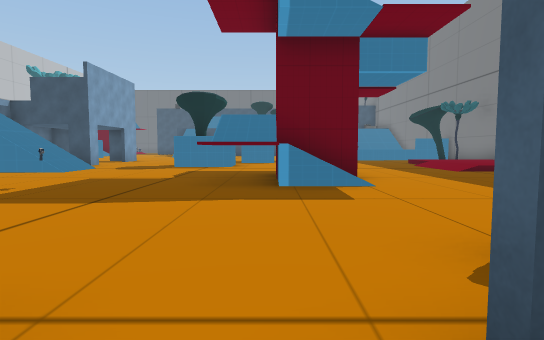
[1] (above)

24 first-person views from a walk through a scene from a Unity 3-D project. The camera is 1.2 m above the floor, tilts 4° down and sees 80° across. The floor is counted in squares, 2 m on a side. Each view is taken from the middle of a square. On the plan, view 1 faces up. The plan holds only what a view shows up to about 10 squares ahead; the rest is blank. The place goes on beyond the plan. The player character is not drawn. Some surface patterns are stand-ins.

[2]
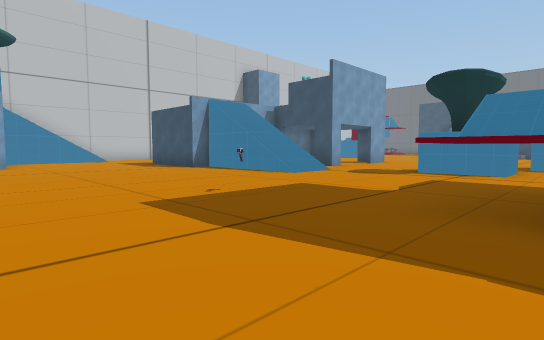

[3]
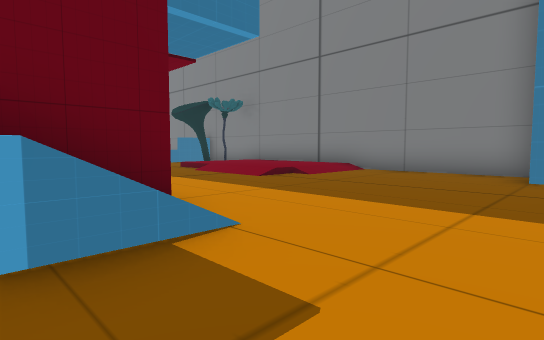

[4]
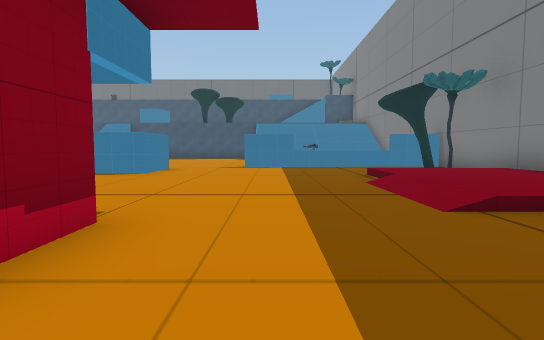

[5]
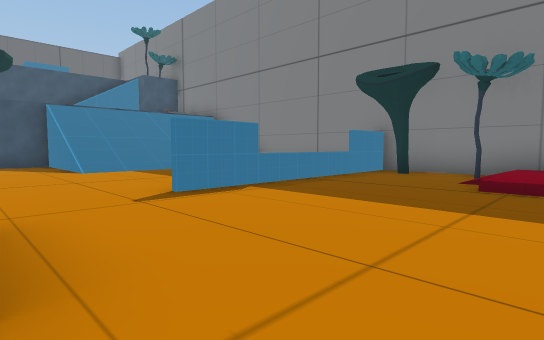

[6]
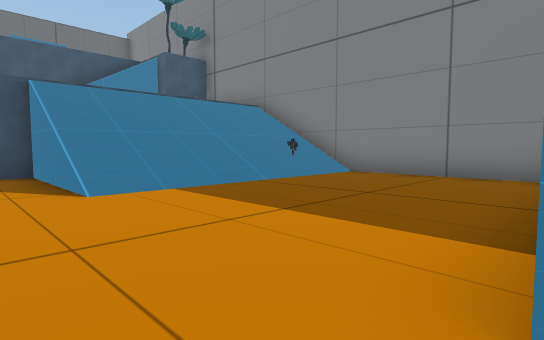

[7]
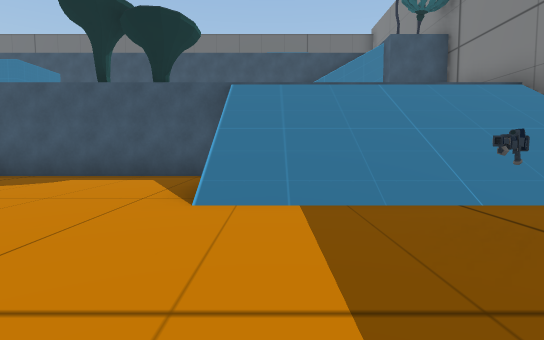

[8]
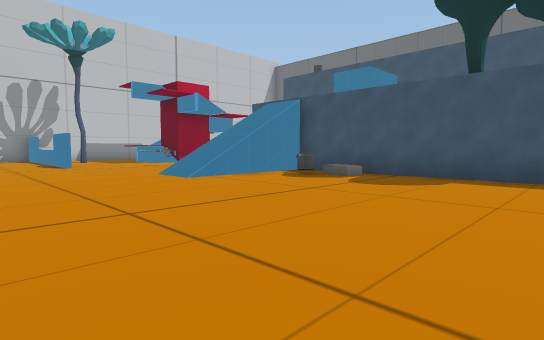

[9]
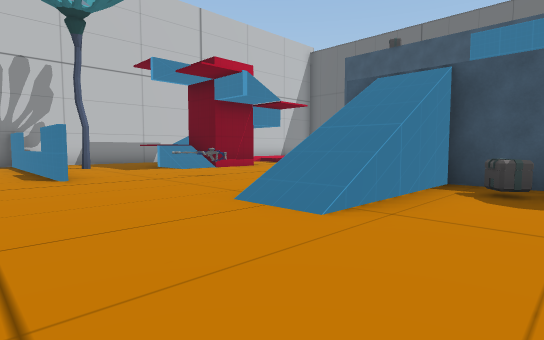

[10]
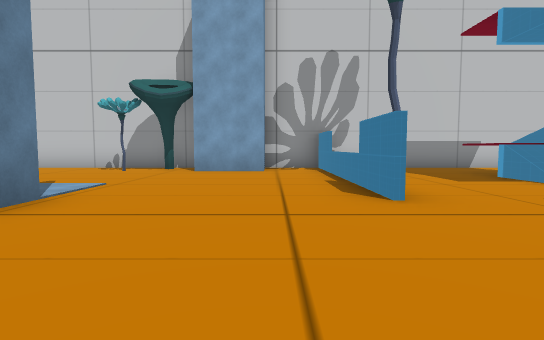

[11]
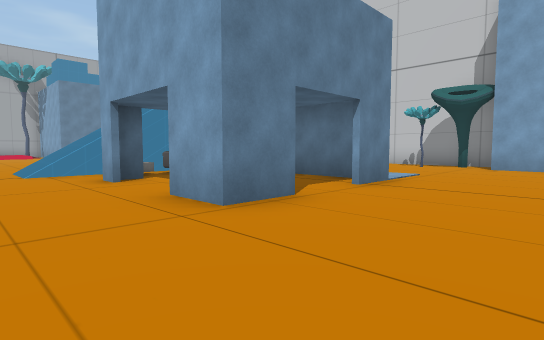

[12]
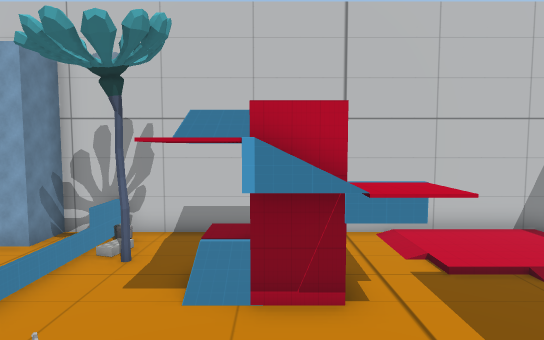

[13]
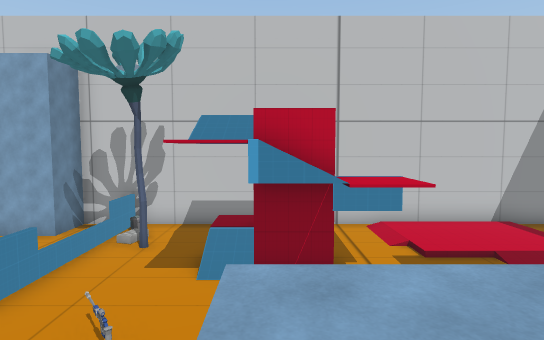

[14]
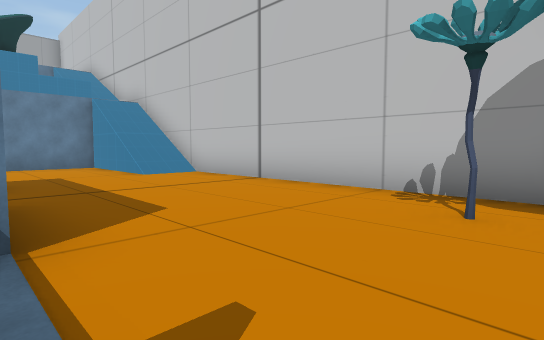

[15]
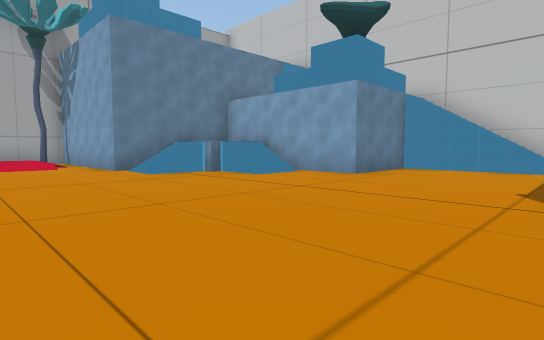

[16]
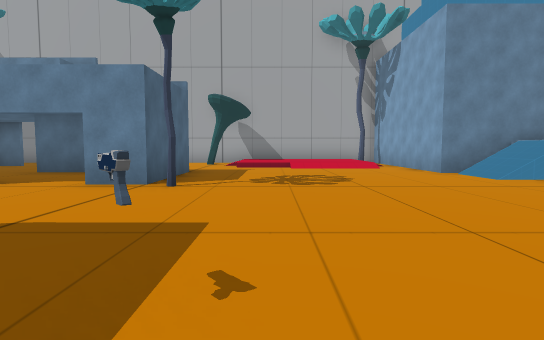

[17]
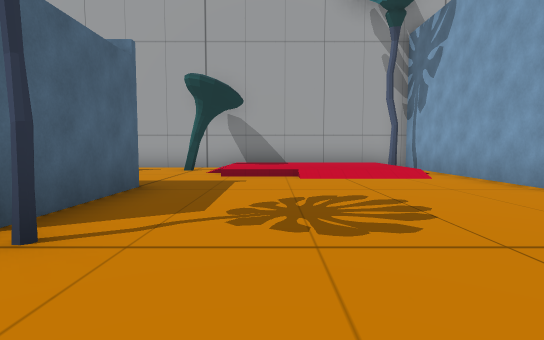

[18]
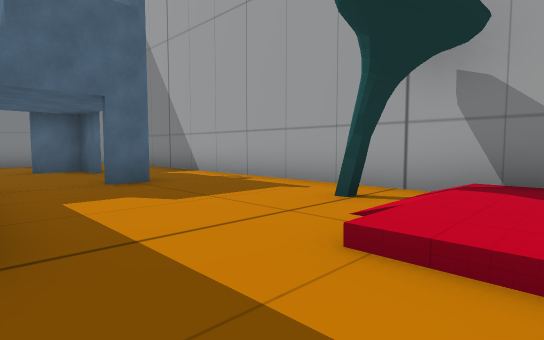

[19]
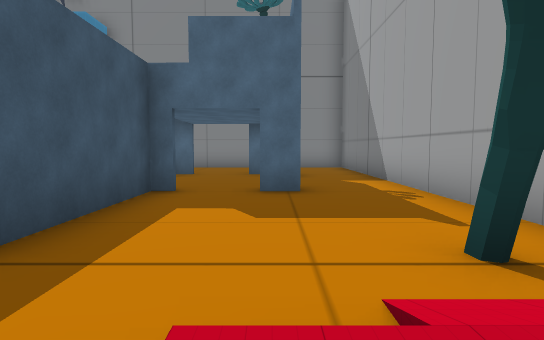

[20]
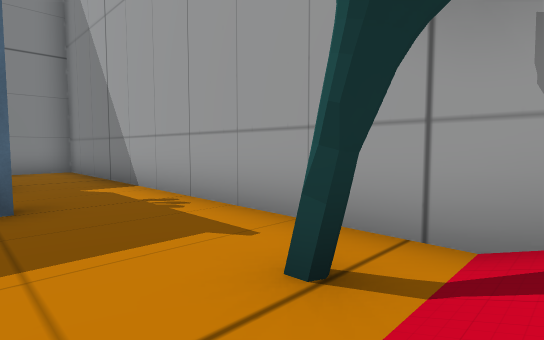

[21]
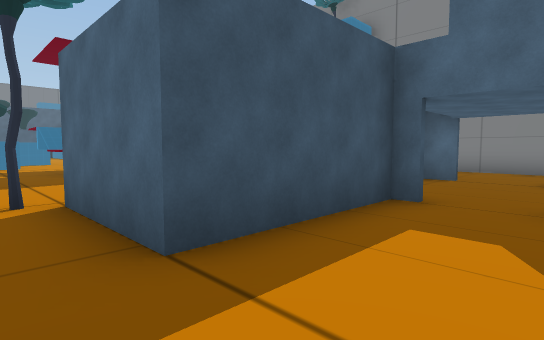

[22]
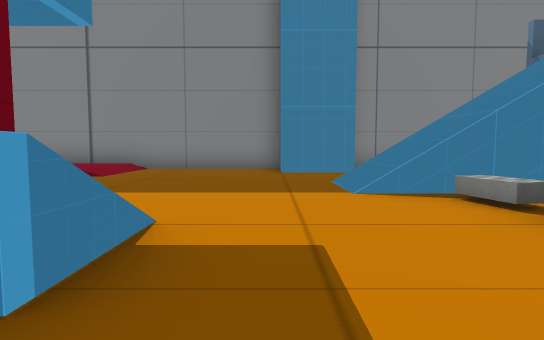

[23]
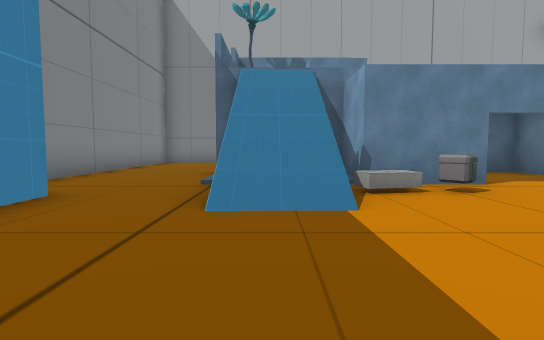

[24]
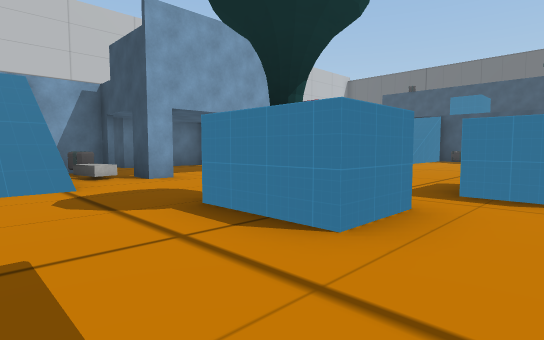

### Floor plan
Key: @ floor where view 1 was taken; # wall or solid block; x gap in a wall; . main floor; : floor 0.25 m higher than the main floor; + floor 1.25 m higher than the main floor; * floor 1.5 m higher than the main floor; % floor 2.25 m higher than the main floor; & floor 3.75 m higher than the main floor; / step, stairs or slope; = window, fence, low wall or low ledge; O other object.
Columns run from 16 left of view 1 to 9 right of it. Each row starts with its distance up from view 1.
 31 #//
 30 #:::
 29 #:::/
 28 #:::/.
 27 #:::...
 26 #///...    OO            #
 25 #......    OO            #
 24 #   OO.  .&              #
 23 #.//OO.. ./&///O#O/&&&&&&#
 22 #./+//...  /O.....///////#
 21 #......O..//......///////#
 20 #..#......//......///////#
 19 #O.......................#
 18 ###==##.............OO...#
 17 #........................#
 16 ##.......................#
 15 ##.................#=.=###
 14 #O....##.##.. .OO......O.#
 13 #.O...#...... .OO......O.#
 12 #....##...... .......//:/#
 11 #....  ...#..OO....../::/#
 10 #....   O....OO....../:: #
  9 #....   ////........./::/#
  8 #....   ////.........////#
  7 #....  #.......%OO.......#
  6 #//............+OO.......#
  5 #//..........O.OO=.......#
  4 #//......................#
  3 #/##O..............//..#
  2     #............O.//..###
  1      //.......##.##///...#
  0      *O/......#.@.#///...#
 -1       */......#...##/#...#
 -2       ###.....####.......#
 -3         #................#
 -4         x/:::/....#..#...#
 -5         #::::/O..........#
 -6         ##:::/...........#
 -7        ###################

Positions as (right, up) in squares from view 1, and headings:
1: (0, 0), facing up
2: (0, 2), facing up-left
3: (0, 3), facing up-right
4: (3, 5), facing up
5: (0, 11), facing up-right
6: (1, 15), facing up-right
7: (3, 16), facing up
8: (1, 16), facing up-left
9: (-3, 17), facing up-left
10: (-6, 17), facing left
11: (-4, 17), facing down-left
12: (-6, 23), facing left
13: (-5, 23), facing left
14: (-11, 14), facing down-left
15: (-5, 7), facing down-left
16: (-4, 6), facing down
17: (-4, 3), facing down
18: (-4, -2), facing down-right
19: (-4, -4), facing right
20: (-3, -4), facing down-right
21: (-3, -4), facing up-right
22: (-1, 4), facing right
23: (4, 6), facing down
24: (0, 8), facing up-left
